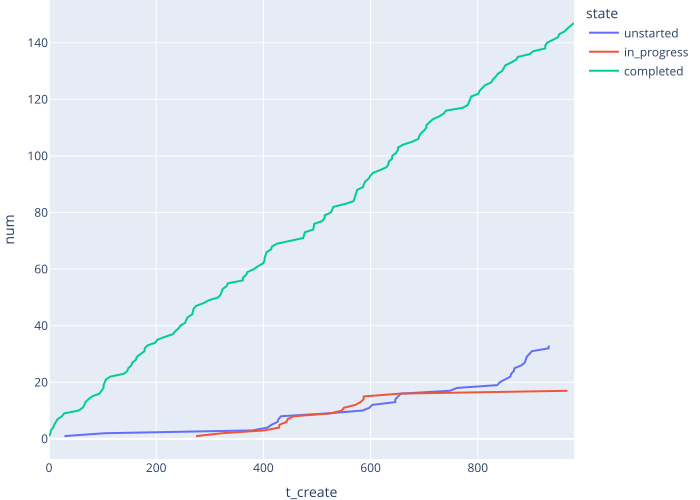

The script that drew this image:
"""Analyze testing with priority."""

import json
import polars as pl
import plotly.express as px
import sys


def main():
    data = json.load(sys.stdin)
    df = pl.from_dicts(data["jobs"]).sort("t_create")
    unstarted = df \
        .filter(pl.col("n_prog") == 0) \
        .with_columns(pl.lit("unstarted").alias("state")) \
        .with_row_index("num", offset=1)
    in_progress = df \
        .filter(~pl.col("done") & (pl.col("n_prog") > 0)) \
        .with_columns(pl.lit("in_progress").alias("state")) \
        .with_row_index("num", offset=1)
    completed = df \
        .filter(pl.col("done")) \
        .with_columns(pl.lit("completed").alias("state")) \
        .with_row_index("num", offset=1)
    df = pl.concat([unstarted, in_progress, completed])
    fig = px.line(df, x="t_create", y="num", color="state")
    fig.update_layout(margin={"l": 0, "r": 0, "t": 0, "b": 0})
    if len(sys.argv) == 1:
        fig.show()
    else:
        fig.write_image(sys.argv[1])
    

if __name__ == "__main__":
    main()
